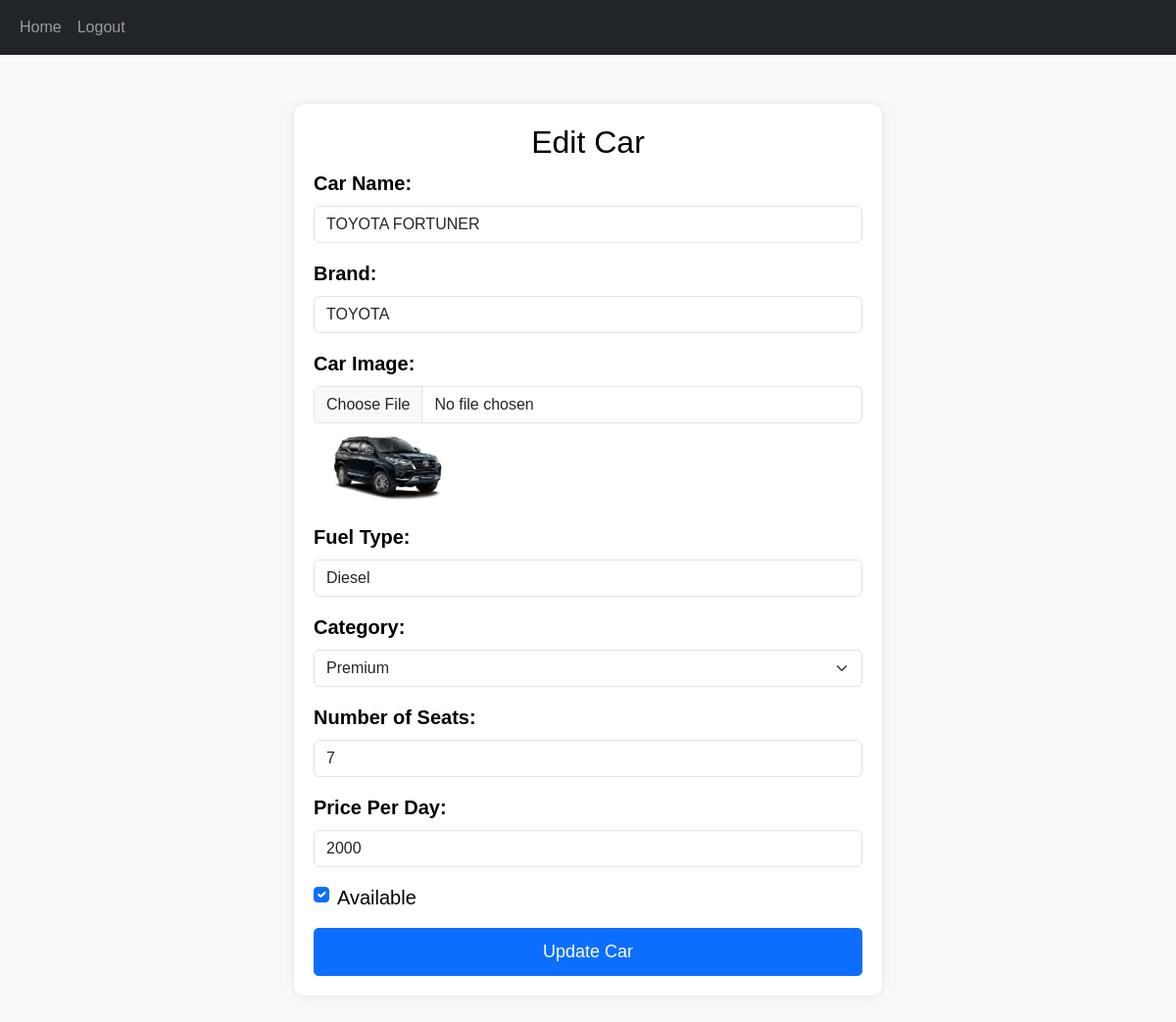
Page /edit_car/9 on the earlier database version.
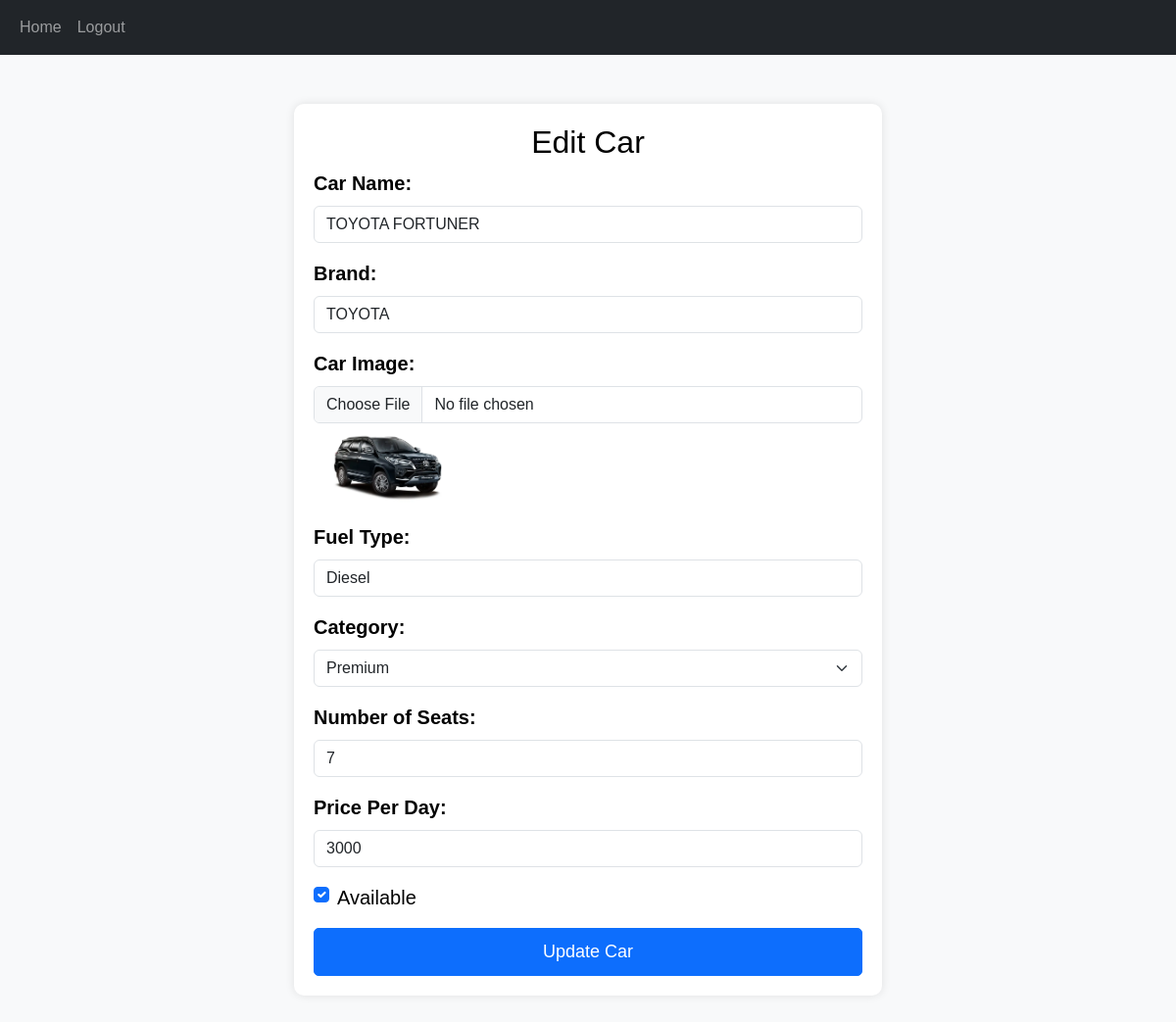
Same page on the later database version.
### app/models.py (models this page shows, shortened)
class Car(models.Model):
    name = models.CharField(max_length=100)
    brand = models.CharField(max_length=50)
    image = models.FileField()
    fuel = models.TextField()
    category = models.ForeignKey(Category,on_delete=models.CASCADE)
    num_of_seats = models.IntegerField()
    price_per_day = models.IntegerField()
    is_available = models.BooleanField(default=True)

class Category(models.Model):
    category= models.TextField()

### app/views.py (the view)
# urls.py: path('edit_car/<id>',views.edit_car),
def edit_car(req, id):
    if req.method == 'POST':
        name = req.POST['name']
        brand = req.POST['brand']
        img = req.FILES.get('image')
        fuel = req.POST['fuel']
        seats = req.POST['num_of_seats']
        price = req.POST['price_per_day']
        status = req.POST.get('is_available') == 'on'
        if img:
            Car.objects.filter(pk=id).update(
                name=name, brand=brand, image=img, fuel=fuel,
                num_of_seats=seats, price_per_day=price,
                is_available=status
            )
            data = Car.objects.get(pk=id)
            data.image = img
            data.save()
        else:
            Car.objects.filter(pk=id).update(
                name=name, brand=brand, fuel=fuel,
                num_of_seats=seats, price_per_day=price,
                is_available=status
            )
        return redirect(admin_home)
    else:
        data = Car.objects.get(pk=id)
        return render(req, 'admin/edit_car.html', {'data': data})

### templates/admin/edit_car.html (shortened to what this page needs)
<!DOCTYPE html>
<html lang="en">
<head>
  {% load static %}
    <link href="https://cdn.jsdelivr.net/npm/bootstrap@5.3.0/dist/css/bootstrap.min.css" rel="stylesheet">
</head>
<body>
    <nav class="navbar navbar-expand-sm bg-dark navbar-dark">
        <div class="container-fluid">
          <div class="collapse navbar-collapse" id="collapsibleNavbar">
            <ul class="navbar-nav">
                <li class="nav-item">
                    <a class="nav-link" href="../admin_home">Home</a>
                </li>
              <li class="nav-item">
                <a class="nav-link" href="logout">Logout</a>
              </li>
            </ul>
          </div>
        </div>
      </nav>
      <div class="container">
        <div class="form-container">
            <h2 class="text-center">Edit Car</h2>
            <form method="POST" enctype="multipart/form-data">
                <div class="mb-3">
                    <label for="name" class="form-label">Car Name:</label>
                    <input type="text" class="form-control" name="name" id="name" value="{{ data.name }}" required>
                </div>
                <div class="mb-3">
                    <label for="brand" class="form-label">Brand:</label>
                    <input type="text" class="form-control" name="brand" id="brand" value="{{ data.brand }}" required>
                </div>
                <div class="mb-3">
                    <label for="image" class="form-label">Car Image:</label>
                    <input type="file" class="form-control" name="image" id="image" accept="image/*">
                      <img src="{{data.image.url}}" alt="Current Image" width="150">
                </div>
                <div class="mb-3">
                    <label for="fuel" class="form-label">Fuel Type:</label>
                    <input type="text" class="form-control" name="fuel" id="fuel" value="{{ data.fuel }}" required>
                </div>
                <div class="mb-3">
                    <label for="category" class="form-label">Category:</label>
                    <select class="form-select" name="category" id="category">
                            <option value="{{data.category.category}}">{{data.category.category}}</option>
                    </select>
                </div>
                <div class="mb-3">
                    <label for="num_of_seats" class="form-label">Number of Seats:</label>
                    <input type="number" class="form-control" name="num_of_seats" id="num_of_seats" value="{{ data.num_of_seats }}" required>
                </div>
                <div class="mb-3">
                    <label for="price_per_day" class="form-label">Price Per Day:</label>
                    <input type="number" class="form-control" name="price_per_day" id="price_per_day" value="{{ data.price_per_day }}" required>
                </div>
                <div class="mb-3 form-check">
                    <input type="checkbox" class="form-check-input" name="is_available" id="is_available" {% if data.is_available %}checked{% endif %}>
                    <label for="is_available" class="form-check-label">Available</label>
                </div>
                <button type="submit" class="btn btn-primary">Update Car</button>
            </form>
        </div>
    </div>
  </body>
</body>
</html>

Differences in the rows shown:
changed Car "TOYOTA FORTUNER": price_per_day "2000" → "3000"
